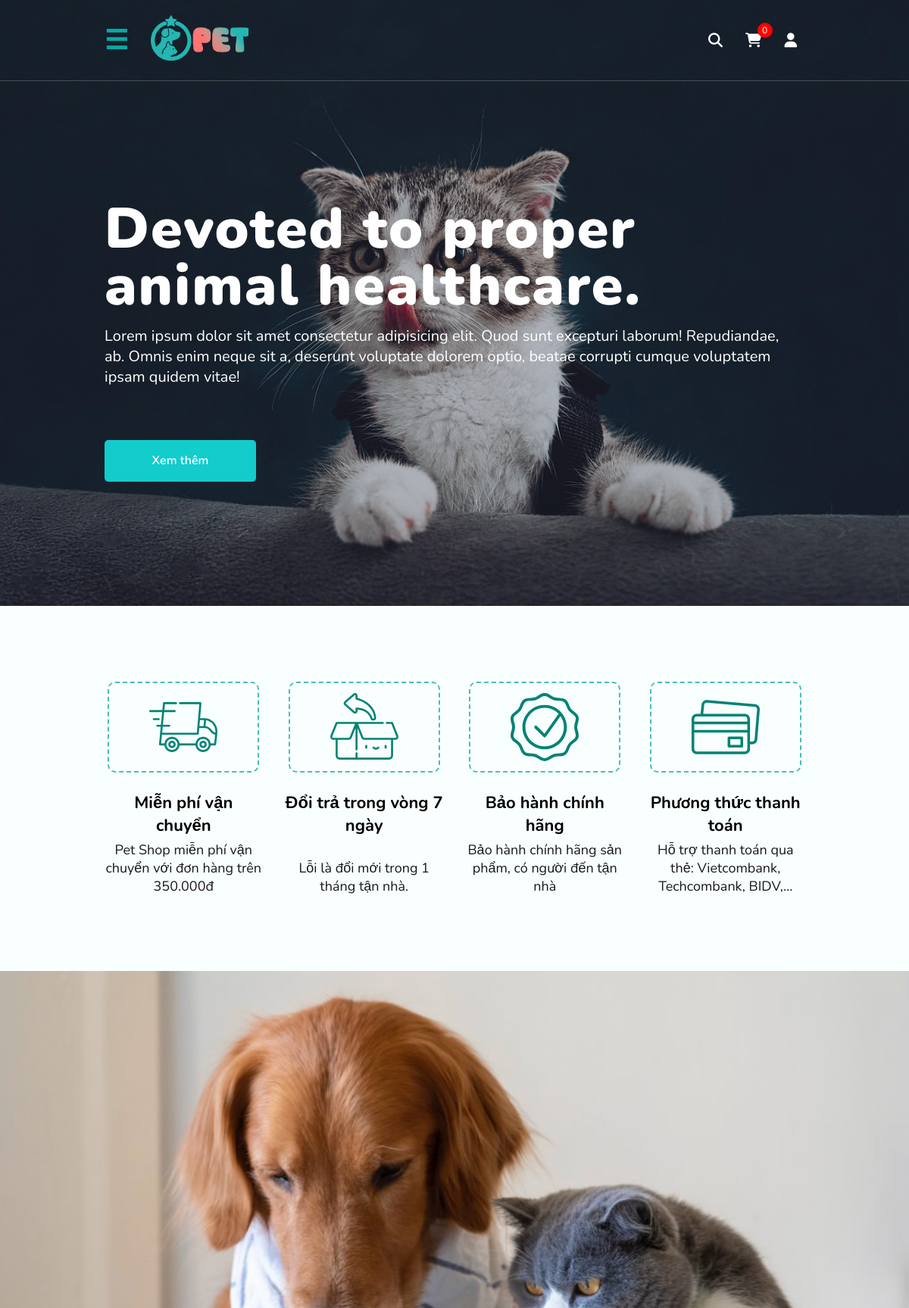
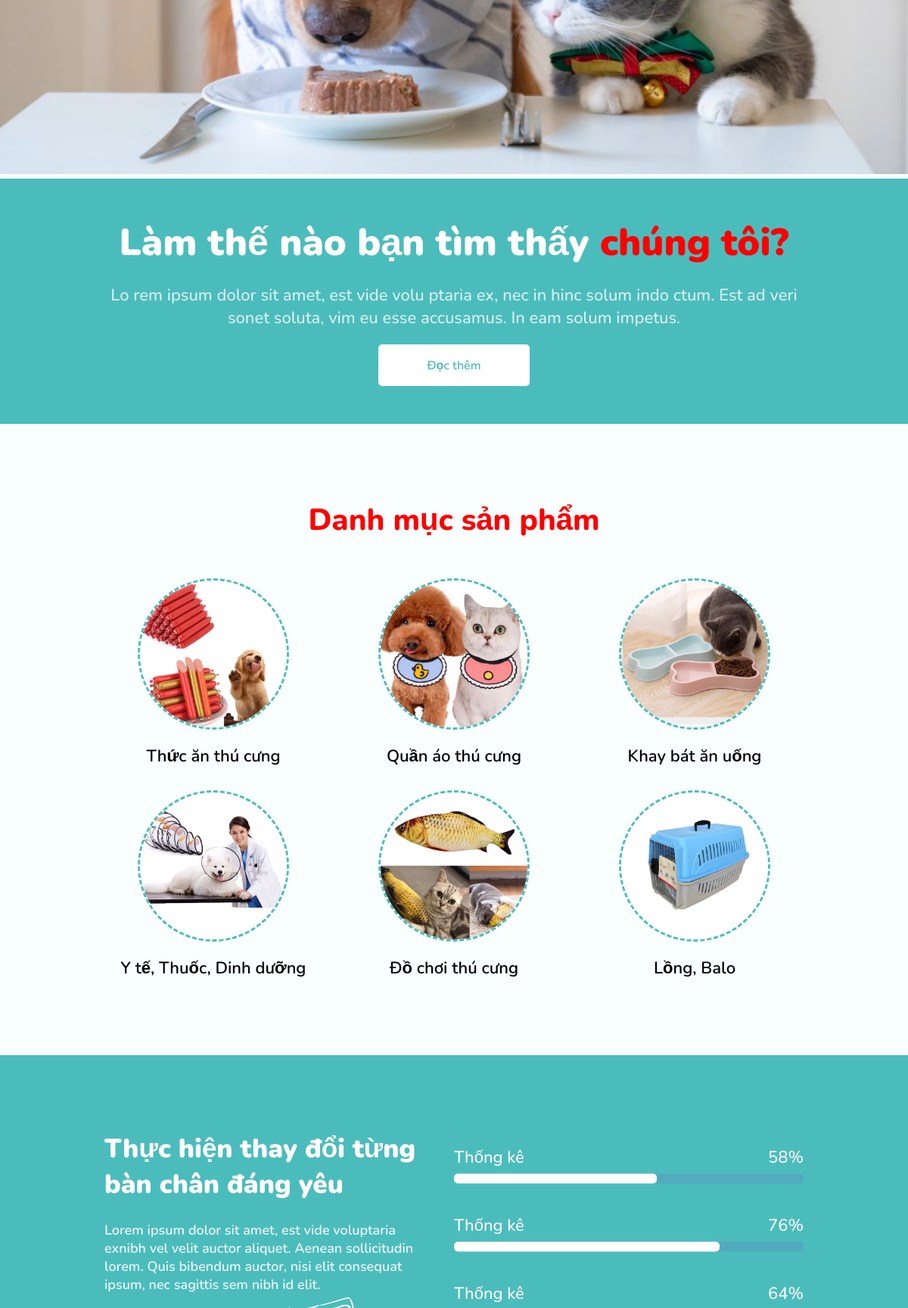
/views/pages/index.php (upper part), run on the app's committed database (2 pictures, top to bottom).
### tables this page shows
CREATE TABLE `categories` (
  `category_id` int(11) NOT NULL AUTO_INCREMENT,
  `name` varchar(255) NOT NULL,
  `title` varchar(255) NOT NULL,
  `created_day` date NOT NULL,
  `image` varchar(255) NOT NULL,
  PRIMARY KEY (`category_id`)
);

### config/connectDB.php (called while the page is built, shortened)
<?php
class databaseManager {
    private static $instance = null;
    private $connect;
    private function __construct($host, $username, $pass, $database) {
        $this->connect = new mysqli($host, $username, $pass, $database);
    }
    public static function getInstance() {
        if (self::$instance === null) {
            self::$instance = new self('localhost', 'root', 'lnh070601.', 'petshop');
        }
        return self::$instance;
    }
    public function executeQuery($query) {
        $result = $this->connect->query($query);
        return $result;
    }
}
?>

### models/Catogery.php (called while the page is built, shortened)
<?php
     require_once __DIR__ . '/../config/connectDB.php';
     class Category {
        private $dataManager;
        public function __construct(
            $name = 'Uknown',
            $title = '',
            $image = null,
            $created_day = null,
            $dataManager = null
        ) {
            $this->dataManager = databaseManager::getInstance();
        }
        public function getAllCatogery() {
            $query = "SELECT * FROM categories";
            $result = $this->dataManager->executeQuery($query);
            $catogeries = [];
            if ($result) {
                while ($row = $result->fetch_assoc()) {
                    $catogeries[] = $row;
                }
            }
            return $catogeries;
        }
   }
?>

### views/pages/index.php (the view, shortened to what this page needs)
<?php
require_once __DIR__ . '/../../config/connectDB.php';
require_once __DIR__ . '/../../models/Catogery.php';
$category = new Category();
$categories = $category->getAllCatogery();
?>
<!DOCTYPE html>
<html lang="en">
<head>
    <?php require_once __DIR__ . '/../components/link-css.php'; ?>
    <link rel="stylesheet" href="../../assets/css/pages/index.css?v=<?php echo time(); ?>">
</head>
<body>
    <?php require_once __DIR__ . '/../components/header.php'; ?>
    <section class="banner">
        <div class="list-slide">
            <div class="slide-item">
                <div class="bn-overlay"></div>
                <img src="../../assets/images/slide1.jpg" alt="">
                <div class="title">
                    <div class="container">
                        <h3 class="flipInX">Devoted to proper animal healthcare.</h3>
                        <p class="fadeInUp">Lorem ipsum dolor sit amet consectetur adipisicing elit. Quod sunt excepturi laborum! Repudiandae, ab. Omnis enim neque sit a, deserunt voluptate dolorem optio, beatae corrupti cumque voluptatem ipsam quidem vitae!</p>
                        <a href="" class="btn fadeInDown">Xem thêm</a>
                    </div>
                </div>
            </div>
        </div>
    </section>
    <section class="feature">
        <div class="container">
            <div class="fea-list">
                <div class="fea-item">
                    <div class="img">
                        <img src="../../assets/images/fea1.svg" alt="">
                    </div>
                    <h4>Miễn phí vận chuyển</h4>
                    <p>Pet Shop miễn phí vận chuyển với đơn hàng trên 350.000đ</p>
                </div>
                <div class="fea-item">
                    <div class="img">
                        <img src="../../assets/images/fea2.svg" alt="">
                    </div>
                    <h4>Đổi trả trong vòng 7 ngày</h4>
                    <p>Lỗi là đổi mới trong 1 tháng tận nhà.</p>
                </div>
                <div class="fea-item">
                    <div class="img">
                        <img src="../../assets/images/fea3.svg" alt="">
                    </div>
                    <h4>Bảo hành chính hãng</h4>
                    <p>Bảo hành chính hãng sản phẩm, có người đến tận nhà</p>
                </div>
                <div class="fea-item">
                    <div class="img">
                        <img src="../../assets/images/fea4.svg" alt="">
                    </div>
                    <h4>Phương thức thanh toán</h4>
                    <p>Hỗ trợ thanh toán qua thẻ: Vietcombank, Techcombank, BIDV,…</p>
                </div>
            </div>
        </div>
    </section>
    <section class="about">
        <div class="ab-left">
            <img src="../../assets/images/about.jpg" alt="">
        </div>
        <div class="ab-right">
            <div class="ab-content">
                <h3>Làm thế nào bạn tìm thấy <span>chúng tôi?</span></h3>
                <p>Lo rem ipsum dolor sit amet, est vide volu ptaria ex, nec in hinc solum indo ctum. Est ad veri sonet
                    soluta, vim eu esse accusamus. In eam solum impetus.</p>
                <div>
                    <a href="" class="btn">Đọc thêm</a>
                </div>
            </div>
        </div>
    </section>
    <section class="categories">
        <div class="container">
            <h2>Danh mục sản phẩm</h2>
            <div class="cate-list">
                <?php foreach($categories as $category) { ?>
                <div class="item">
                    <div class="img">
                        <a href="shop.php?category_id=<?php echo $category['category_id']; ?>">
                            <img src="../../assets/images/<?php echo $category['image']; ?>" alt="">
                        </a>
                    </div>
                    <p><?php echo $category['name']; ?></p>
                </div>
                <?php } ?>
            </div>
        </div>
    </section>
    <section class="parameter">
        <div class="container">
            <div class="para-left">
                <div class="content">
                    <h3>Thực hiện thay đổi từng bàn chân đáng yêu</h3>
                    <p>Lorem ipsum dolor sit amet, est vide voluptaria exnibh vel velit auctor aliquet. Aenean
                        sollicitudin lorem. Quis bibendum auctor, nisi elit consequat ipsum, nec sagittis sem nibh id
                        elit.</p>
                </div>
            </div>
            <div class="para-rigth">
                <div class="box">
                    <div>
                        <p><span>Thống kê</span><span>58%</span></p>
                        <div class="percent"></div>
                    </div>
                    <div>
                        <p><span>Thống kê</span><span>76%</span></p>
                        <div class="percent"></div>
                    </div>
                    <div>
                        <p><span>Thống kê</span><span>64%</span></p>
                    </div>
                </div>
            </div>
        </div>
    </section>
</body>
</html>

### assets/css/base/share.css (style rules this page uses)
.container { width: 1200px; max-width: 1400px; padding: 0 15px; margin: auto; }
@media (max-width: 1280px) { .container { width: 1024px !important; padding: 0 50px !important; } }

### assets/css/base/variable.css (style rules this page uses)
:root { --color-green: #24b6b2; --color-pink: #ff4880; }

### assets/css/base/_button.css (style rules this page uses)
.btn { width: 200px; height: 55px; display: flex; align-items: center; justify-content: center; color: #fff; background-color: #13cccc; border-radius: 5px; cursor: pointer; font-weight: 600; transition: .3s ease-in-out; }

### data on the page
categories: image (picture), name "Thức ăn thú cưng"
categories: image (picture), name "Quần áo thú cưng"
categories: image (picture), name "Khay bát ăn uống"
categories: image (picture), name "Y tế, Thuốc, Dinh dưỡng"
categories: image (picture), name "Đồ chơi thú cưng"
categories: image (picture), name "Lồng, Balo"
